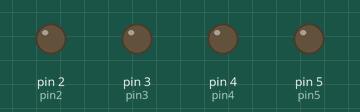
Bench run of a sketch on a simulated Arduino Uno, built with avr-gcc and run on an emulated ATmega328P. On the bench: output pins drawn as LEDs (lit = HIGH).

Above: at 0.1 s.
At 19.1 s:
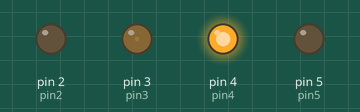
At 31.1 s:
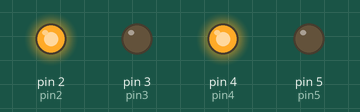
At 37.1 s:
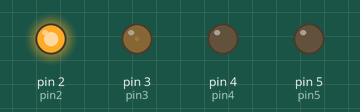
Timing chart, 0 to 40.0 s (numbered marks = the images above):
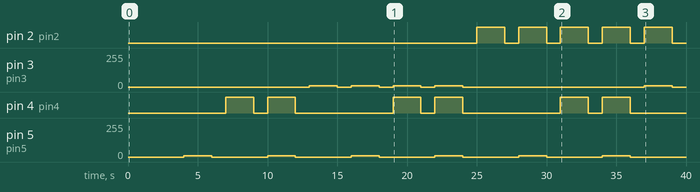

The sketch:

colorful_boolean_counter.ino
```cpp
int pin2 = 2;
int pin3 = 3;
int pin4 = 4;
int pin5 = 5;

int counter = 0;

int bright = 10;  // Brightness level for PWM pins (0 to 255)

void setup() {
  pinMode(pin2, OUTPUT);
  pinMode(pin3, OUTPUT);
  pinMode(pin4, OUTPUT);
  pinMode(pin5, OUTPUT);
}

void loop() {
  while (counter < 16) {
    // Turn all pins off initially
    digitalWrite(pin2, LOW);
    digitalWrite(pin3, LOW);
    digitalWrite(pin4, LOW);
    digitalWrite(pin5, LOW);
    delay(1000);  // Wait 1 second

    int count = counter;

    // Set pin2 based on the highest bit (8's place)
    if (count / 8 == 1) {
      digitalWrite(pin2, HIGH);
      count %= 8;
    }

    // Set pin3 based on the 4's place using PWM
    if (count / 4 == 1) {
      analogWrite(pin3, bright);
      count %= 4;
    }

    // Set pin4 based on the 2's place
    if (count / 2 == 1) {
      digitalWrite(pin4, HIGH);
      count %= 2;
    }

    // Set pin5 based on the 1's place using PWM
    if (count == 1) {
      analogWrite(pin5, bright);
    }

    delay(2000);  // Hold the current state for 2 seconds

    counter += 1;  // Increment the counter
  }

  counter = 0;  // Reset the counter to repeat the loop
}
```

Measured:
- by itself, pin 2 (pin2): LOW → HIGH at 25.0 s, → LOW 2.0 s later, → HIGH 1.0 s later, → LOW 2.0 s later, … (10 changes in this stretch)
- by itself, pin 3 (pin3): goes 3 × (10/255 2.0 s, 0/255 1.0 s), 10/255 2.0 s, 0/255 13.0 s, 10/255 2.0 s, then 0/255
- by itself, pin 4 (pin4): repeats every 12.0 s: LOW 1.0 s, HIGH 2.0 s, LOW 7.0 s, HIGH 2.0 s
- by itself, pin 5 (pin5): alternates 10/255 for 2.0 s and 0/255 for 4.0 s
